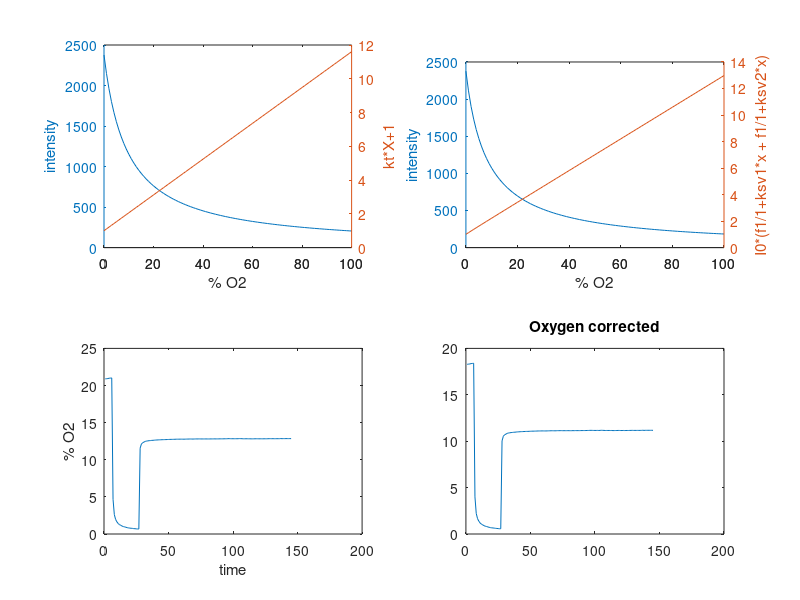

Reproduce this figure in MATLAB.
clear
load data.csv % data.csv is a single column of intensity data, with the first 4 elements as the two calibration points and corresponding concentration.

intensity_data=data; % enters loaded data into new matrix

I1 = intensity_data(1); % this defines the calibration data based on the element position.
X1 = intensity_data(2); % in the test-data elements 1 and 2 are the zero percent calibration point.
I2 = intensity_data(3); % elements 3 and 4 are the 21-percent calibration point.
X2 = intensity_data(4);


kt = (I2-I1)/((X1*I1)-(X2*I2)); % calculation for Ktau
I0 = (1+kt*X1)*I1;              % intensity in absence of quencher(0% O2)

x1 = 0:1:100; % makes x values for plot of stern-volmer

stern_volmer_plot = x1*kt+1;
%subplot(2, 2, 2)
%plot(stern_volmer_plot)
%title("Stern-Volmer Plot")

intensity_plot = I0./(1+kt*x1); % plots intensity curve.
subplot (2, 2, 1)
[hAx,hline1,hline2] = plotyy(x1,intensity_plot,x1,stern_volmer_plot);
xlabel('% O2')
ylabel(hAx(1),'intensity') % left axis
ylabel(hAx(2),'kt*X+1') % right axis




I = intensity_data(5:length(intensity_data),:);
oxygen_percent = ((I0./I)-1)/kt;
subplot(2, 2, 3)
plot(oxygen_percent)
xlabel('time')
ylabel('% O2')

f1 = 0.23;
f2 = 0.77;
ksv1 = .1933;
ksv2 = .1071;

a =(I0^2*f1^2*ksv2^2 + 2*I0^2*f1*f2*ksv1*ksv2 + I0^2*f2^2*ksv1^2 + 2*I0*I*f1*ksv1*ksv2 - 2*I0*I*f1*ksv2^2 - 2*I0*I*f2*ksv1^2 + 2*I0*I*f2*ksv1*ksv2 + I.^2*ksv1^2 - 2*I.^2*ksv1*ksv2 + I.^2*ksv2^2);
b = -I*ksv2 - I*ksv1 + I0*f1*ksv2 + I0*f2*ksv1;
c = (2*I*ksv1*ksv2);
Q = ((a.^(1/2))+b)./c;
subplot(2, 2, 4)
plot(Q)
title('Oxygen corrected')

%%%%%%%%%%%%%%%%%%%%%%%%%%%%%%%%%%%%%%%%%%%%%%%%%%%%%%%%%%
%%%%% Corrected Plots
corrected_SV_plot = 1./(((f1)./(1+ksv1.*x1))+((f2)./(1+ksv2.*x1))); 
corrected_intensity_plot = I0.*(((f1)./(1+ksv1*x1))+((f2)./(1+ksv2*x1)));
subplot(2, 2, 2)
[hBx,hline3,hline4] = plotyy(x1,corrected_intensity_plot,x1,corrected_SV_plot);
xlabel('% O2')
ylabel(hBx(1),'intensity') % left axis
ylabel(hBx(2),'I0*(f1/1+ksv1*x + f1/1+ksv2*x)') % right axis

%int= I0./(x1.*kt+1);
%figure
%plot(int)

%save percent.csv oxygen_percent % optional line for saving analyzed data to a file
